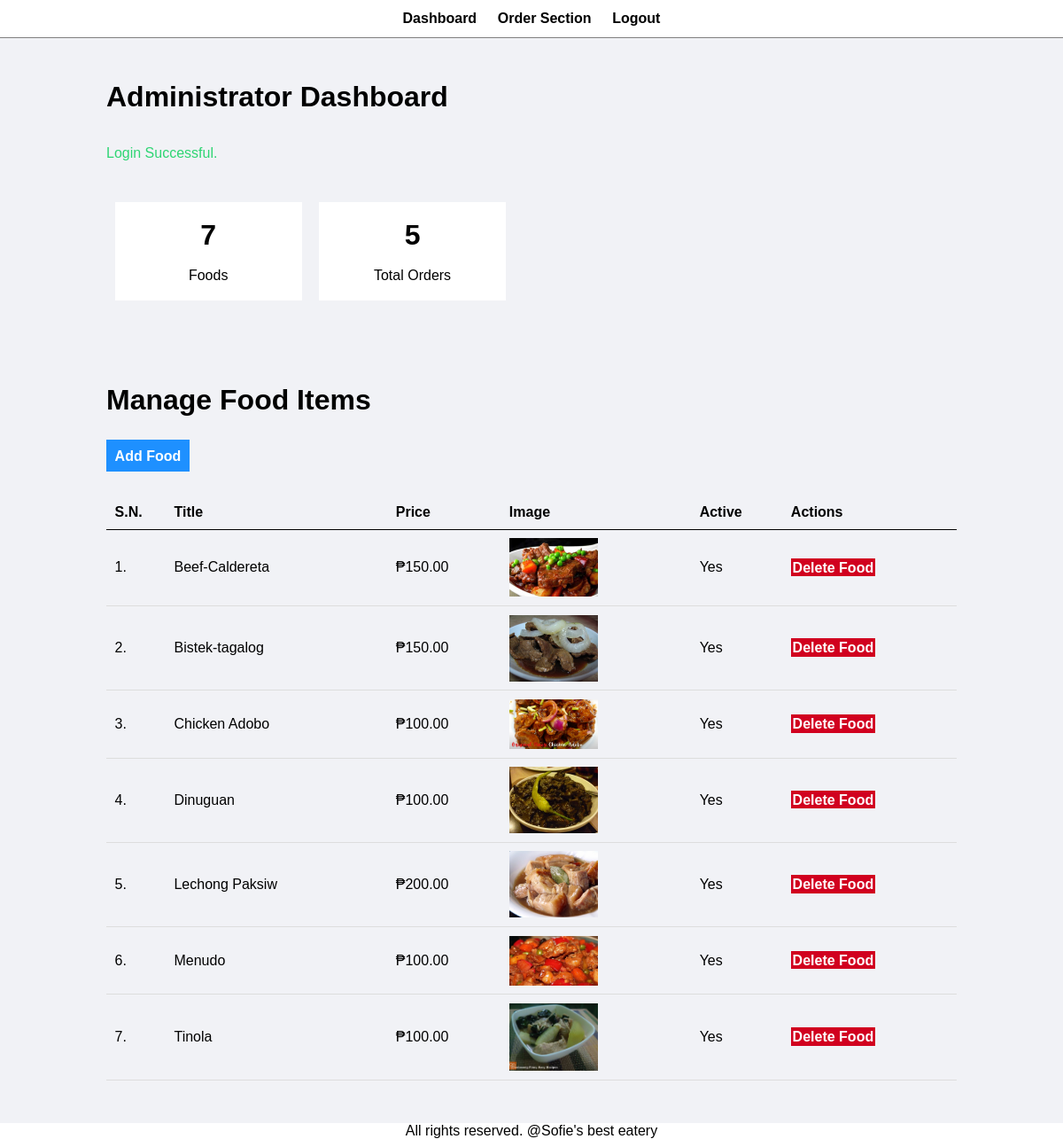
The page /admin/ (signed in) on the database its author committed.
### tables this page shows
CREATE TABLE `tbl_food` (
  `id` int unsigned NOT NULL AUTO_INCREMENT,
  `title` varchar(100) NOT NULL,
  `description` text NOT NULL,
  `price` decimal(10,2) NOT NULL,
  `image_name` varchar(255) NOT NULL,
  `active` varchar(10) NOT NULL,
  PRIMARY KEY (`id`)
);

### admin/index.php (the view, shortened to what this page needs)
<?php include('partials/menu.php'); ?>
        <div class="main-content">
            <div class="wrapper">
                <h1>Administrator Dashboard</h1>
                <br><br>
                <?php
                    if(isset($_SESSION['login']))
                    {
                        echo $_SESSION['login'];
                    }
                ?>
                <br><br>
                <div class="col-4 text-center">
                    <?php
                        $sql = "SELECT * FROM tbl_food";
                        $res = mysqli_query($conn, $sql);
                        $count = mysqli_num_rows($res);
                    ?>
                    <h1><?php echo $count; ?></h1>
                    <br />
                    Foods
                </div>
                <div class="col-4 text-center">
                    <?php
                        $sql3 = "SELECT * FROM tbl_order";
                        $res3 = mysqli_query($conn, $sql3);
                        $count3 = mysqli_num_rows($res3);
                    ?>
                    <h1><?php echo $count3; ?></h1>
                    <br />
                    Total Orders
                </div>
                </div>
            </div>
        <div class="main-content">
    <div class="wrapper">
        <h1>Manage Food Items</h1>
        <br /><br />
                <a href="<?php echo SITEURL; ?>admin/add-food.php" class="btn-primary">Add Food</a>
                <br /><br /><br />
                <table class="tbl-full">
                    <tr>
                        <th>S.N.</th>
                        <th>Title</th>
                        <th>Price</th>
                        <th>Image</th>
                        <th>Active</th>
                        <th>Actions</th>
                    </tr>
                    <?php
                        $sql = "SELECT * FROM tbl_food";
                        $res = mysqli_query($conn, $sql);
                        $count = mysqli_num_rows($res);
                        $sn=1;
                        if($count>0)
                        {
                            while($row=mysqli_fetch_assoc($res))
                            {
                                $id = $row['id'];
                                $title = $row['title'];
                                $price = $row['price'];
                                $active = $row['active'];
                                $image_name = $row['image_name'];
                                ?>
                                <tr>
                                    <td><?php echo $sn++; ?>. </td>
                                    <td><?php echo $title; ?></td>
                                    <td>&#8369;<?php echo $price; ?></td>
                                    <td>
                                        <?php
                                            if($image_name=="")
                                            {
                                                echo "<div class='error'>Image not Added.</div>";
                                            }
                                            else
                                            {
                                                ?>
                                                <img src="<?php echo SITEURL; ?>images/food/<?php echo $image_name; ?>" width="100px">
                                                <?php
                                            }
                                        ?>
                                    </td>
                                    <td><?php echo $active; ?></td>
                                    <td>
                                        <a href="<?php echo SITEURL; ?>admin/delete-food.php?id=<?php echo $id; ?>&image_name=<?php echo $image_name; ?>" class="btn-danger">Delete Food</a>
                                    </td>
                                </tr>
                                <?php
                            }
                        }
                        else
                        {
                            echo "<tr> <td colspan='7' class='error'> Food not Added Yet. </td> </tr>";
                        }
                    ?>
                </table>
    </div>
</div>
<?php include('partials/footer.php') ?>

### admin/partials/menu.php (style rules this page uses)
* { margin: 0; padding: 0; font-family: Arial, Helvetica, sans-serif; }
.wrapper { padding: 1%; width: 80%; margin: 0 auto; }
.text-center { text-align: center; }
.tbl-full { width: 100%; }
table { border-collapse: collapse; width: 100%; }
th, td { padding: 8px; text-align: left; border-bottom: 1px solid #ddd; }
table tr th { border-bottom: 1px solid black; padding: 1%; text-align: left; }
table tr td { padding: 1%; }
.btn-primary { background-color: #1e90ff; padding: 1%; color: white; text-decoration: none; font-weight: bold; }
.btn-danger { background-color: #d1001f; padding: 1%; color: white; text-decoration: none; font-weight: bold; }
.success { color: #2ed573; }
.main-content { background-color: #f1f2f6; padding: 3% 0; }
.col-4 { width: 18%; background-color: white; margin: 1%; padding: 2%; float: left; }

### rows shown on the page
tbl_food: title "Beef-Caldereta", price "150.00", image_name (picture), active "Yes"
tbl_food: title "Bistek-tagalog", price "150.00", image_name (picture), active "Yes"
tbl_food: title "Chicken Adobo", price "100.00", image_name (picture), active "Yes"
tbl_food: title "Dinuguan", price "100.00", image_name (picture), active "Yes"
tbl_food: title "Lechong Paksiw", price "200.00", image_name (picture), active "Yes"
tbl_food: title "Menudo", price "100.00", image_name (picture), active "Yes"
tbl_food: title "Tinola", price "100.00", image_name (picture), active "Yes"

### other values the page prints
$_SESSION['login'] "Login Successful."
$count "7"
$count3 "5"
